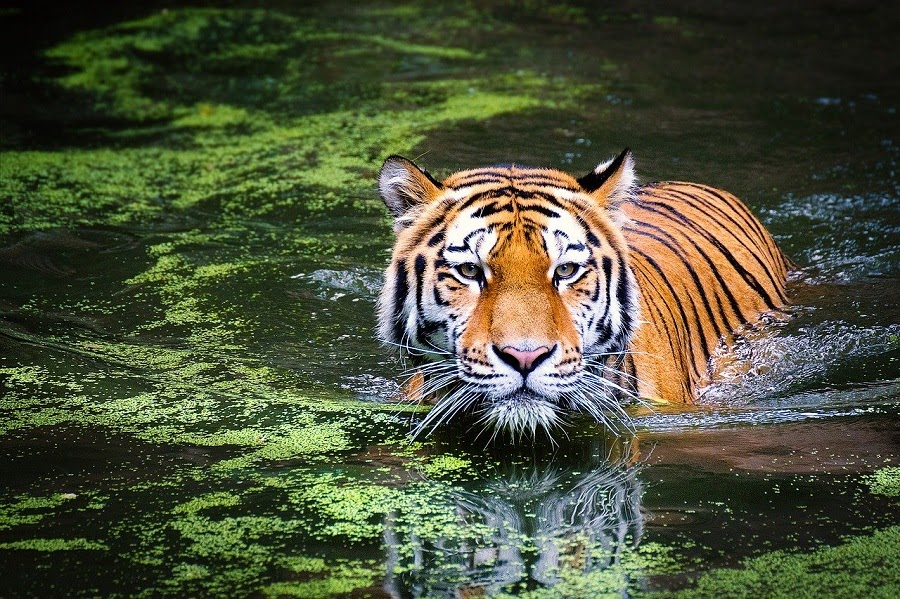
#> input picture cw2/tiger.jpg, 900 x 599 px
$ python zad5.py
#> lines starting #> are read from the running program, lines starting #| are printed output that depends on the picture
import cv2 as cv

img = cv.imread('tiger.jpg')
#> img is the input picture: shape (599, 900, 3); mean B, G, R 58.1, 82.2, 76.4
(h, w) = img.shape[:2]
#> h = 599; w = 900
(cX, cY) = (w // 2, h // 2)
#> cX = 450; cY = 299
tl = img[0:cY, 0:cX]
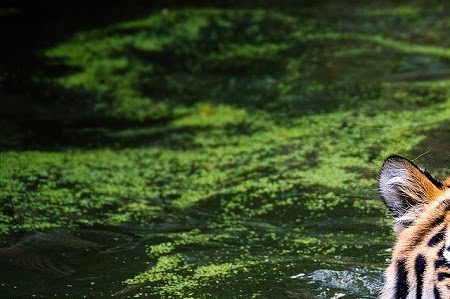
#> tl: shape (299, 450, 3); mean B, G, R 38.5, 72.9, 57.3
tr = img[0:cY,  cX:w]
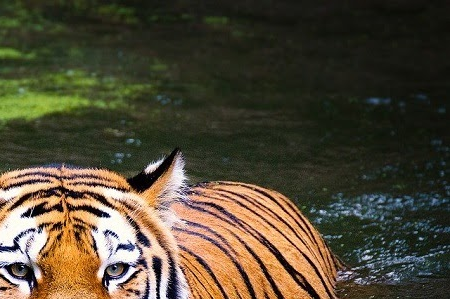
#> tr: shape (299, 450, 3); mean B, G, R 54, 72.8, 80.9
bl = img[cY:h, 0:cX]
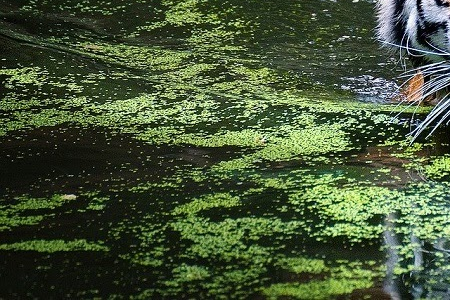
#> bl: shape (300, 450, 3); mean B, G, R 54.8, 84.4, 68.9
br = img[cY:h, cX:w]
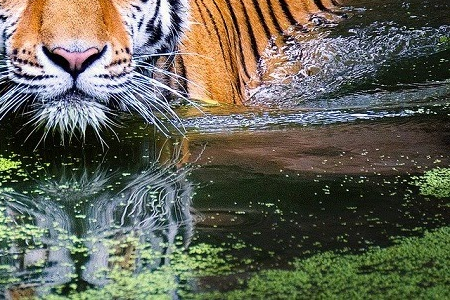
#> br: shape (300, 450, 3); mean B, G, R 85, 98.6, 98.6
img[0:cY, 0:cX] = (255, 0, 0)
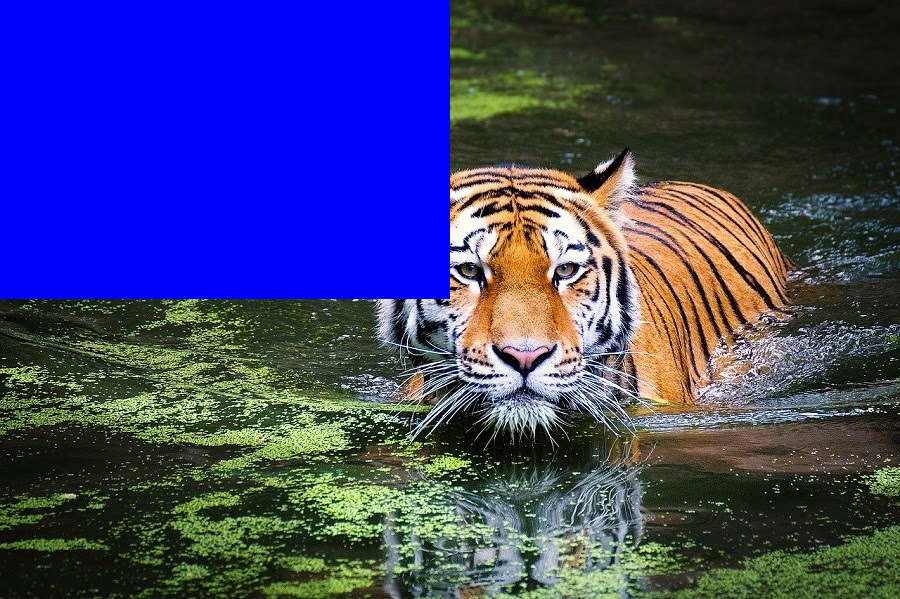
#> img: shape (599, 900, 3); mean B, G, R 112.1, 64, 62.1
cv.imshow('img', img)
cv.waitKey(0)
